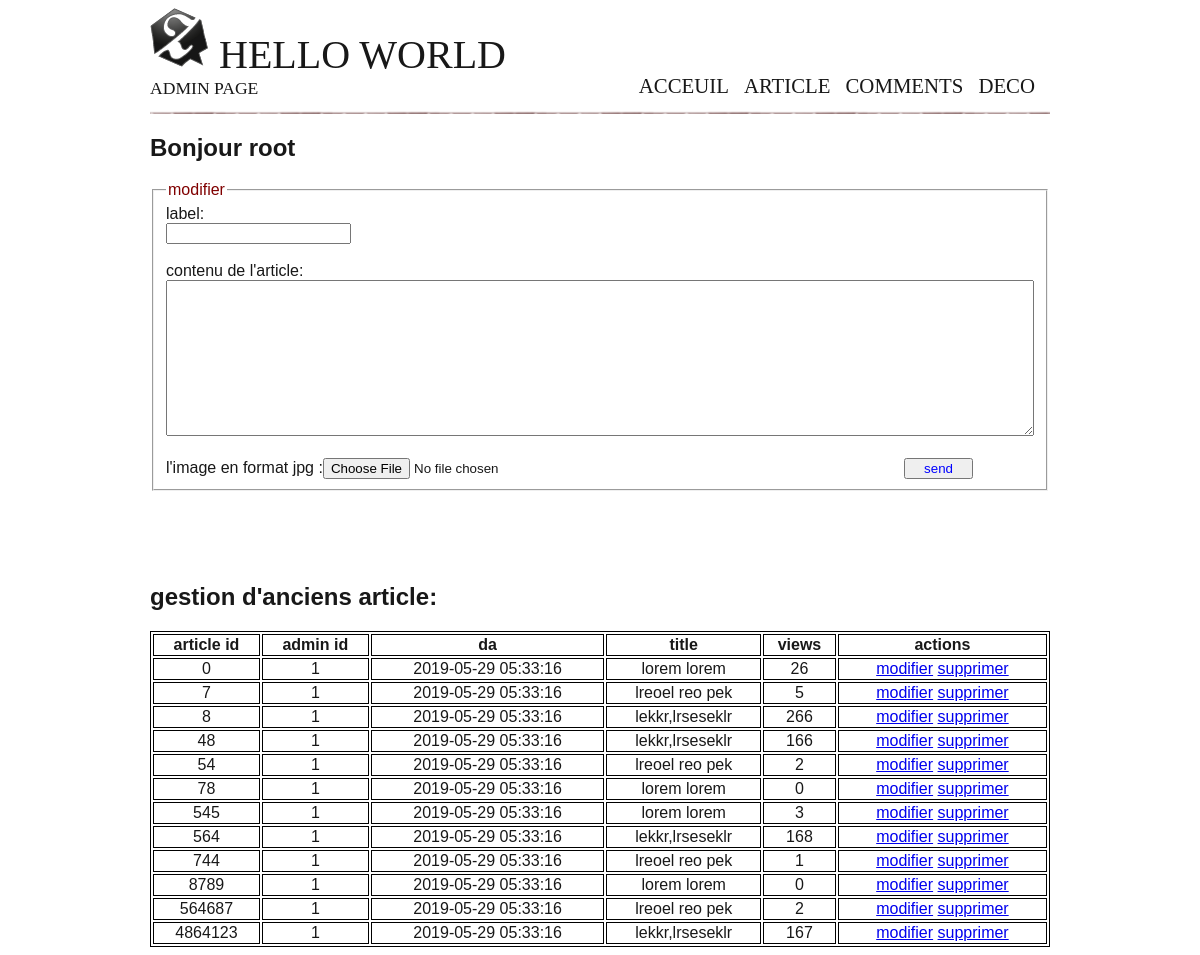
Before: /admin/post.php (signed in) with the older database file.
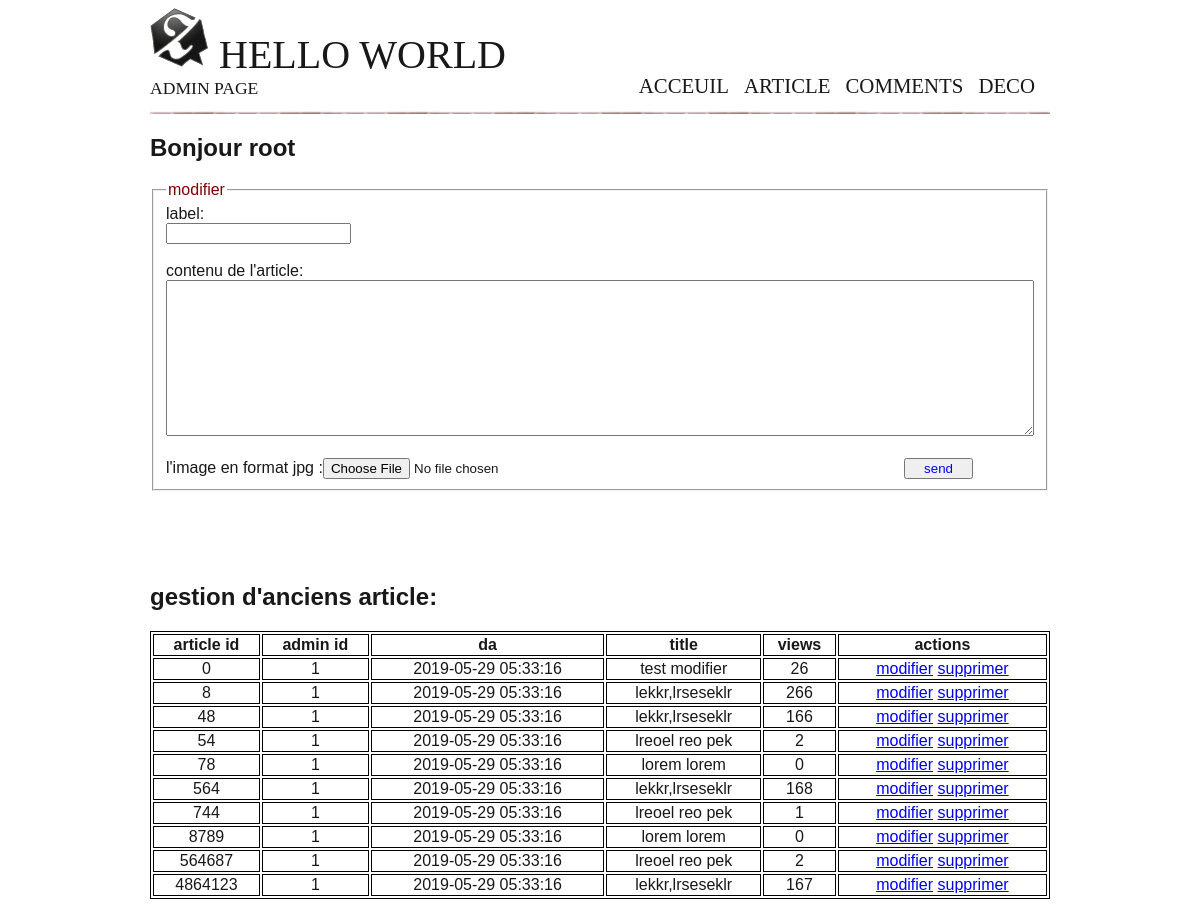
After: the same page with the newer database file.
### tables this page shows
CREATE TABLE IF NOT EXISTS `article` (
  `id_article` int(11) NOT NULL AUTO_INCREMENT,
  `contenu` text NOT NULL,
  `id_admin` int(11) NOT NULL,
  `da` datetime NOT NULL,
  `label` text NOT NULL,
  `views` int(11) NOT NULL DEFAULT '0',
  PRIMARY KEY (`id_article`),
  KEY `article_fk0` (`id_admin`)
);

### admin/post.php (the view, shortened to what this page needs)
<!DOCTYPE html>
<html>
<head>
	<link rel="stylesheet" type="text/css" href="../css/admin.css">
</head>
<body>
	<?php session_start();
	$servername = "localhost";
            $username = "root";
            $password = "";
            $conn = new mysqli($servername, $username, $password,'news');
		?>
	<div style="width: 900px;margin: auto;">
	<h2>Bonjour <?php echo $_SESSION['name']; ?></h2>
		<fieldset class="feild">
		<legend style="color: maroon">modifier</legend>
		<form method="post" enctype="multipart/form-data">
			label:<br><input type="text" name="label"><br><br>
			contenu de l'article: <br><textarea style="width: 100%;box-sizing: border-box;resize: vertical;" rows="10"  name="contenu"></textarea>
			<br><br>
			l'image en format jpg :<input type="file" name="img" id="img">
			<input type="submit" name="submit" value="send" style="float: right;margin-right: 7%; width:8%; color: blue;">
		</form>
	</fieldset>
	<br><br>
	<br><br>
	<h2>gestion d'anciens article:</h2>
	<div class="vue">
	<?php
	$sql = "SELECT id_article,id_admin,contenu,da,label,views FROM article";
	$result = $conn->query($sql);
     echo "<table>
				<tr>
					<th>article id</th>
					<th>admin id</th>
					<th>da</th>
					<th>title</th>
					<th>views</th>
					<th>actions</th>
				</tr>";
     while ( $art = mysqli_fetch_assoc($result)){
     	echo "<tr>
					<td>".$art['id_article']."</td>
					<td>".$art['id_admin']."</td>
					<td>".$art['da']."</td>
					<td>".$art['label']."</td>
					<td>".$art['views']."</td>
					<td>
						<a href='modify.php?id=" . $art['id_article'] . "'>modifier</a>
						<a href='delete.php?id=". $art['id_article'] . "'>supprimer</a>
					</td>
				</tr>";
     }
	 ?>
	</div>
	</div>
</body>
</html>

### css/admin.css (style rules this page uses)
body { font-family: 'Trebuchet MS', Arial, sans-serif; color: #181818; }
section h1, footer h1, nav a { font-family: Dayrom, serif; font-weight: normal; text-transform: uppercase; }
header { background: url('../images/separateur.png') repeat-x bottom; display: flex; justify-content: space-between; align-items: flex-end; }
#titre_principal { display: flex; flex-direction: column; }
#logo { display: flex; flex-direction: row; align-items: baseline; }
#logo img { width: 59px; height: 60px; }
header h1 { font-family: 'BallparkWeiner', serif; font-size: 2.5em; font-weight: normal; margin: 0 0 0 10px; }
header h2 { font-family: Dayrom, serif; font-size: 1.1em; margin-top: 0px; font-weight: normal; }
table, th, td { border: 1px solid black; }
table { width: 100%; text-align: center; }
nav ul { list-style-type: none; display: flex; }
nav li { margin-right: 15px; }
nav a { font-size: 1.3em; color: #181818; padding-bottom: 3px; text-decoration: none; }

Changed rows visible on the page:
removed article: id_article "7", id_admin "1", da "2019-05-29 05:33:16", label "lreoel reo pek", views "5"
removed article: id_article "545", id_admin "1", da "2019-05-29 05:33:16", label "lorem lorem", views "3"
changed article id 0: label "lorem lorem" → "test modifier"
